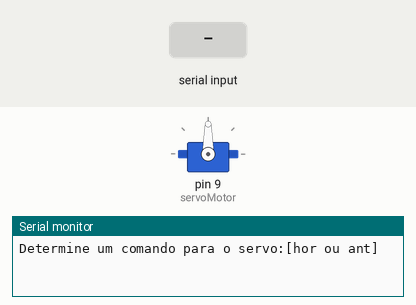
The sketch below on a simulated Arduino Uno, built with avr-gcc and run on an emulated ATmega328P. Shown: servo, the last lines printed to the serial monitor. The inputs (shaded band) are chosen by the test bench.

Above: at 0.8 s.
0.9 s: "hor" received over Serial
At 6.8 s:
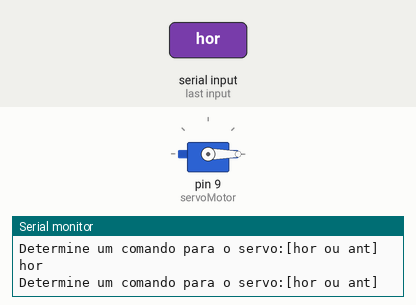
6.9 s: "ant" received over Serial
At 8.68 s:
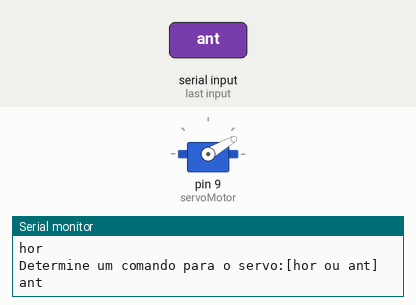
At 12.8 s:
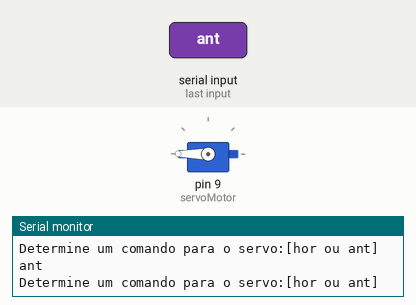
Timing chart, 0 to 14.3 s (numbered marks = the images above; inputs shaded):
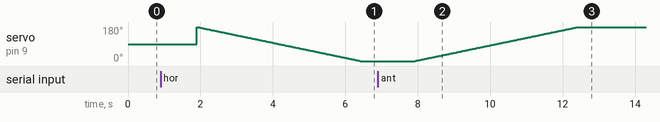

Measured:
- after the input at 6.9 s, servo on pin 9 (servoMotor): moves from 0° to 180° over 4.5 s, starting after 1.0 s

The sketch:

exerc_cio31.ino
```cpp
// C++ code
//Exercício 3
/*3) Crie um circuito apenas com o servo motor e faça um código para controlar o
servo motor de acordo com a palavra recebida pelo Monitor Serial (no
Tinkercad o Monitor Serial fica na parte inferior de onde é escrito o código). A
tabela 1 apresenta cada palavra com o seu respectivo movimento.
Palavra Movimento

“hor” - O servo deverá realizar um
movimento de 180º suave no sentido
horário

“ant” - O servo deverá realizar um
movimento de 180º suave no sentido
anti-horário

Qualquer outra palavra Escolha um valor fixo para o servo

Obs.: Para esse exercício é necessário esperar ser recebido algum valor no
Monitor Serial e somente depois realizar o respectivo movimento.
*/

#include <Servo.h>

Servo servoMotor;

String comandoUsuario;

int posSM = 0;

void setup()
{
  	Serial.begin(9600);
	servoMotor.attach(9);

	comandoInicial();
}

void loop()
{

  Serial.println(comandoUsuario);
  servoMotor.write(posSM);

    if(comandoUsuario.equals("hor")){
      for(posSM = 180;posSM>=0; posSM--){
      servoMotor.write(posSM);
        delay(25);
      }
      comandoInicial();

    }else if(comandoUsuario == "ant"){
        for(posSM = 0; posSM<=180; posSM++){
        servoMotor.write(posSM);
          delay(25);
        }
        comandoInicial();

    }else{
        posSM = 90;
        servoMotor.write(posSM);
        Serial.println("Posicao original do Servo Motor retomada.");
        comandoInicial();
      }
}

void comandoInicial(){
  Serial.println("Determine um comando para o servo:[hor ou ant] ");

  while (Serial.available() == 0) {
  }
  comandoUsuario = Serial.readString();
}
```
